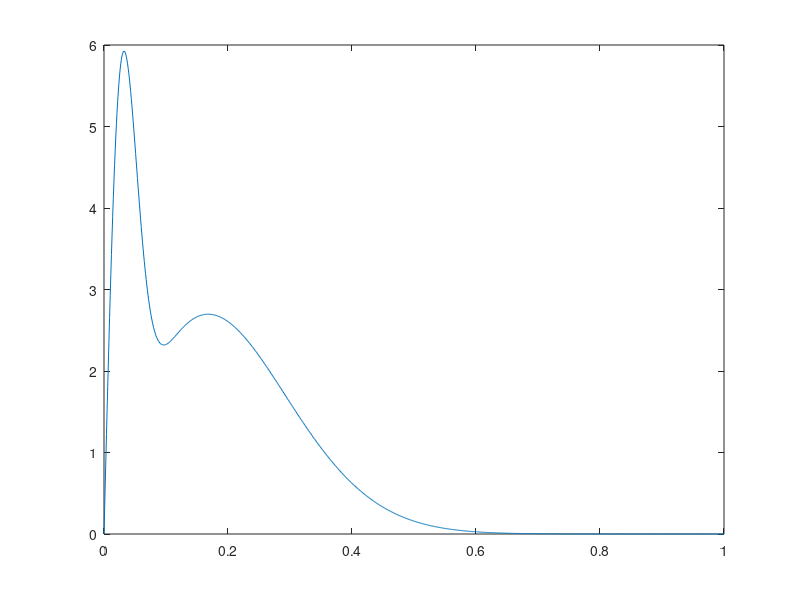

Here is the MATLAB script that generated this plot:
function p = albedopdf()
%ALBEDOPDF  Near earth object albedo probability density function.
%   Y = albedopdf(X) returns the probability density function of near
%   earth object albedo, with parameter B at the values in X.
%
%   The size of Y is the common size of X and B. A scalar input   
%   functions as a constant matrix of the same size as the other input.    

%   Reference: Edward L. Wright et al 2016 AJ 152 79, THE ALBEDO DISTRIBUTION OF NEAR EARTH ASTEROIDS

fD = 0.253;
d = 0.03;
b = 0.168;
x = [0:0.001:1];

p = fD.*(x.*exp(-0.5.*x.^2./d^2)./d^2)+(1-fD).*(x.*exp(-0.5.*x.^2./b^2)./b^2);

figure;
plot(x,p)
